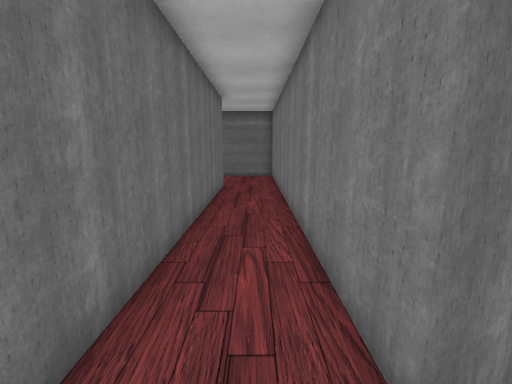
View 1 (above)

21 first-person views from a walk through a scene from a Unity 3-D project. The camera is 1.4 m above the floor, tilts 10° down and sees 90° across. The floor is counted in squares, 0.72 m on a side. Each view is taken from the middle of a square. On the plan, view 1 faces up. The plan holds only what a view shows up to about 15 squares ahead; the rest is blank. The place goes on beyond the plan. The player character is not drawn. Door leaves are left out, so doorways stand open. Some surface patterns are stand-ins.

View 2
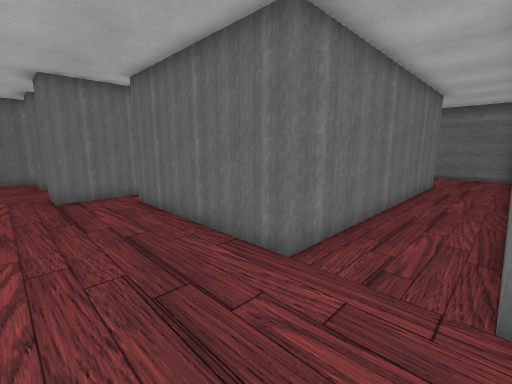

View 3
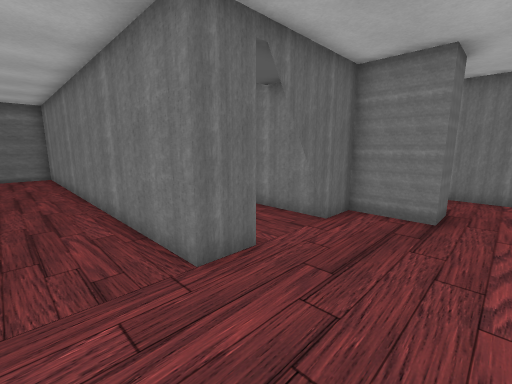

View 4
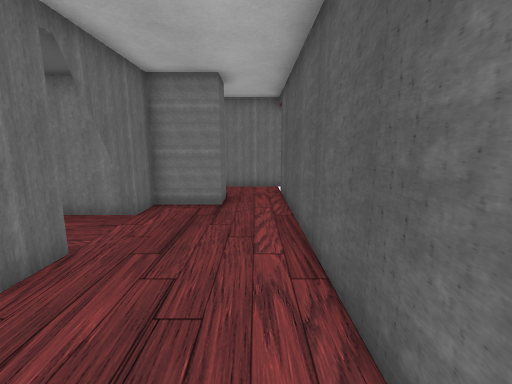

View 5
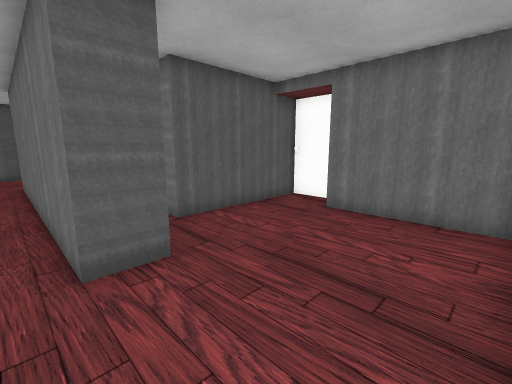

View 6
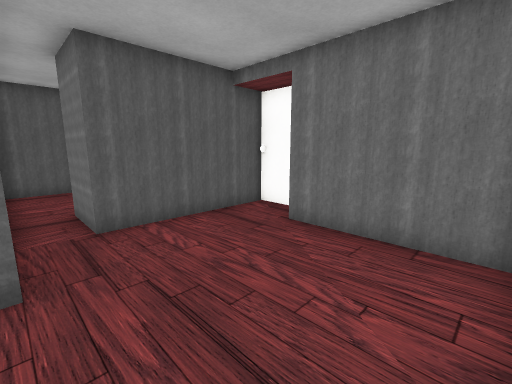

View 7
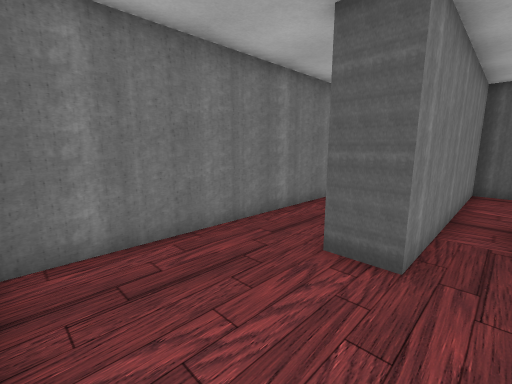

View 8
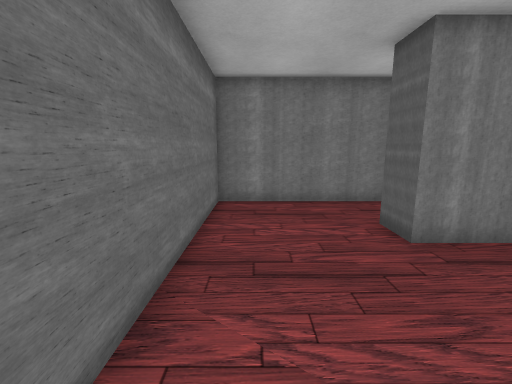

View 9
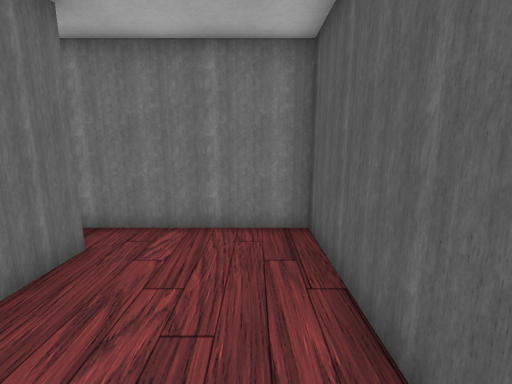

View 10
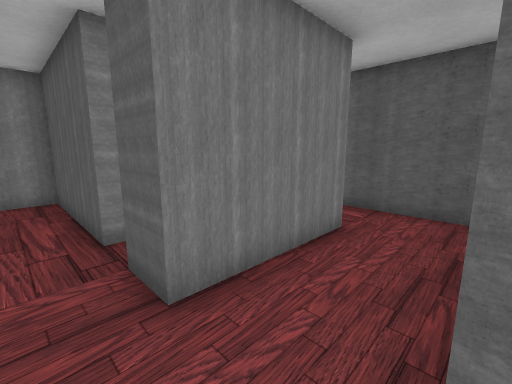

View 11
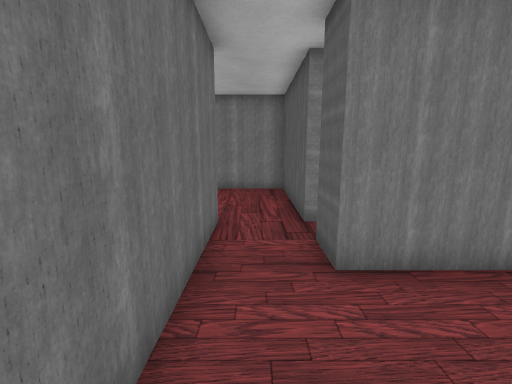

View 12
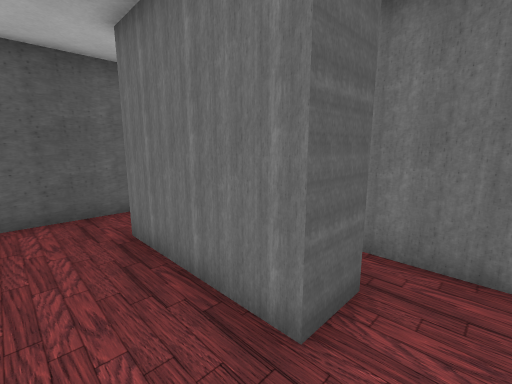

View 13
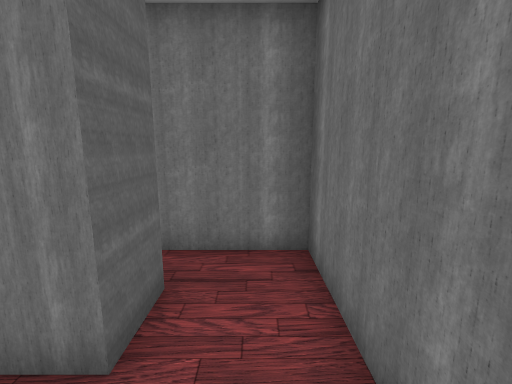

View 14
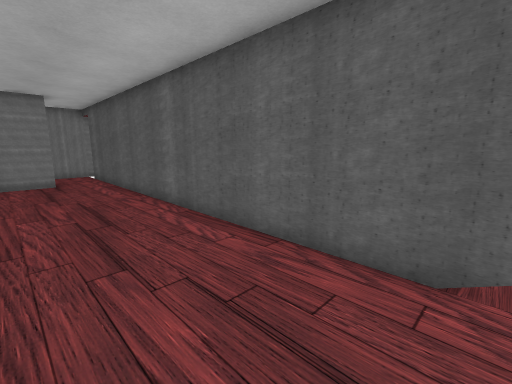

View 15
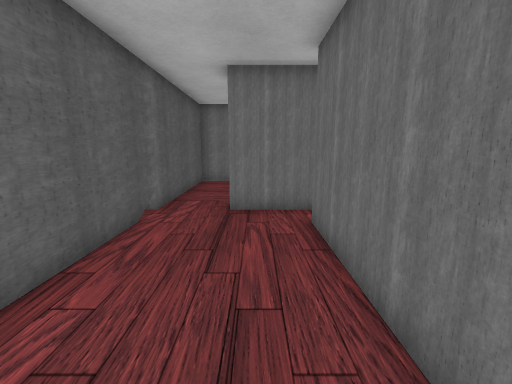

View 16
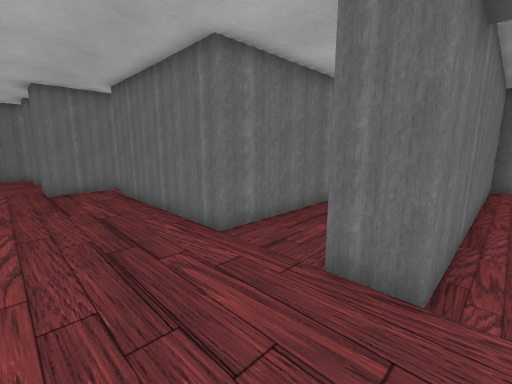

View 17
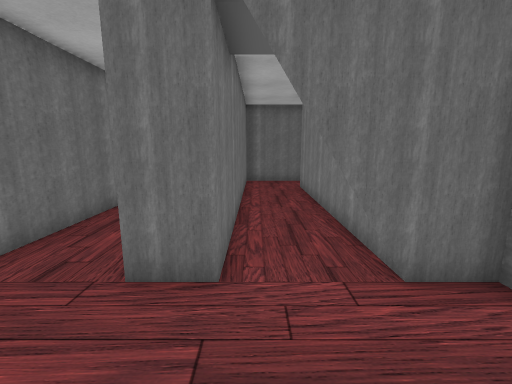

View 18
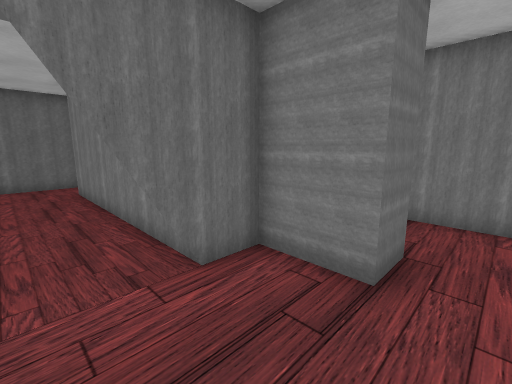

View 19
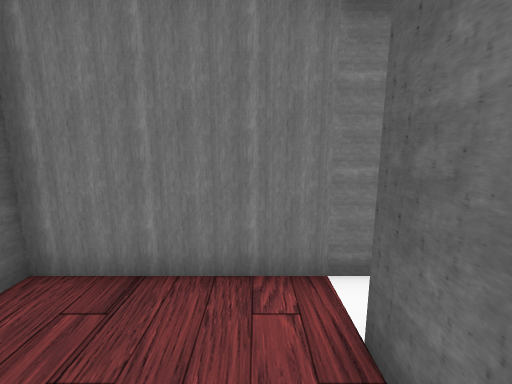

View 20
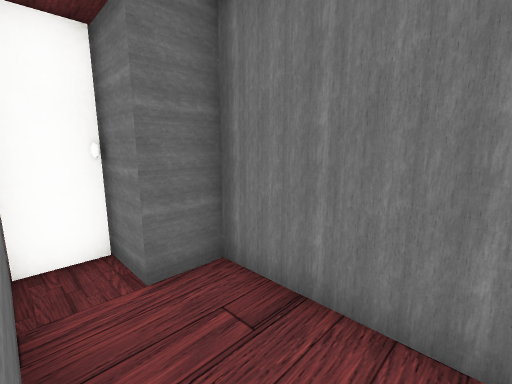

View 21
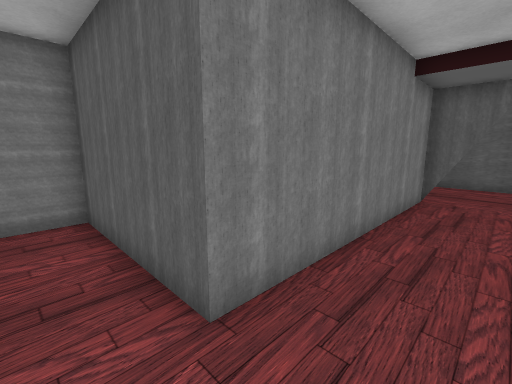

### Floor plan
Key: @ floor where view 1 was taken; # wall or solid block; . floor; D open door; = window, fence, low wall or low ledge.
Columns run from 17 left of view 1 to 11 right of it. Each row starts with its distance up from view 1.
 18           ##=######
 17         #.........#
 16         #.........#
 15         #.........#
 14         #.........#
 13        ##.....##..######
 12        #......##..##........#
 11        #......##..##........#
 10        ######DD#..##..#######
  9            ##.##..##..#
  8           ....##..##..#
  7           ....##..##..#
  6 #########.....##..##..#
  5 #.............##..##..#
  4 #.............##..##..#
  3 #.##..##.#####=#..##..#  ###
  2    #..##.#######..##DDD###.##
  1    #..##................##..#
  0    #..##.........@......##..#
 -1 #.##..##....................#
 -2 #...........................#
 -3 ###########################.#
 -4                           #D#

Positions as (right, up) in squares from view 1, and headings:
1: (0, 0), facing up
2: (1, -2), facing up-left
3: (-1, -2), facing up-right
4: (-2, -2), facing right
5: (-1, 17), facing down-left
6: (-3, 17), facing down-left
7: (-4, 17), facing down-right
8: (-8, 16), facing right
9: (-9, 5), facing right
10: (-14, 5), facing down-right
11: (-15, 5), facing right
12: (-12, 5), facing down-left
13: (-12, 5), facing left
14: (-9, 1), facing down-right
15: (-2, 0), facing left
16: (3, -2), facing up-left
17: (3, -2), facing up
18: (3, -2), facing up-right
19: (7, -2), facing right
20: (8, -2), facing up-right
21: (3, 12), facing down-right
